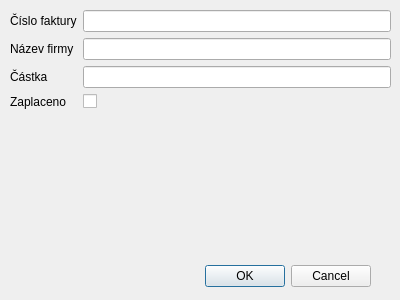
<?xml version="1.0" encoding="UTF-8"?>
<ui version="4.0">
 <class>PridatFakturu</class>
 <widget class="QDialog" name="PridatFakturu">
  <property name="geometry">
   <rect>
    <x>0</x>
    <y>0</y>
    <width>400</width>
    <height>300</height>
   </rect>
  </property>
  <property name="windowTitle">
   <string>Dialog</string>
  </property>
  <widget class="QDialogButtonBox" name="buttonBox">
   <property name="geometry">
    <rect>
     <x>30</x>
     <y>260</y>
     <width>341</width>
     <height>32</height>
    </rect>
   </property>
   <property name="orientation">
    <enum>Qt::Horizontal</enum>
   </property>
   <property name="standardButtons">
    <set>QDialogButtonBox::Cancel|QDialogButtonBox::Ok</set>
   </property>
  </widget>
  <widget class="QWidget" name="formLayoutWidget">
   <property name="geometry">
    <rect>
     <x>10</x>
     <y>10</y>
     <width>381</width>
     <height>241</height>
    </rect>
   </property>
   <layout class="QFormLayout" name="formLayout">
    <item row="0" column="0">
     <widget class="QLabel" name="label">
      <property name="text">
       <string>Číslo faktury</string>
      </property>
     </widget>
    </item>
    <item row="0" column="1">
     <widget class="QLineEdit" name="lineEdit"/>
    </item>
    <item row="1" column="0">
     <widget class="QLabel" name="label_2">
      <property name="text">
       <string>Název firmy</string>
      </property>
     </widget>
    </item>
    <item row="1" column="1">
     <widget class="QLineEdit" name="lineEdit_2"/>
    </item>
    <item row="2" column="1">
     <widget class="QLineEdit" name="lineEdit_3"/>
    </item>
    <item row="3" column="1">
     <widget class="QCheckBox" name="checkBox">
      <property name="text">
       <string/>
      </property>
     </widget>
    </item>
    <item row="2" column="0">
     <widget class="QLabel" name="label_3">
      <property name="text">
       <string>Částka</string>
      </property>
     </widget>
    </item>
    <item row="3" column="0">
     <widget class="QLabel" name="label_4">
      <property name="text">
       <string>Zaplaceno</string>
      </property>
     </widget>
    </item>
   </layout>
  </widget>
 </widget>
 <resources/>
 <connections>
  <connection>
   <sender>buttonBox</sender>
   <signal>accepted()</signal>
   <receiver>PridatFakturu</receiver>
   <slot>accept()</slot>
   <hints>
    <hint type="sourcelabel">
     <x>248</x>
     <y>254</y>
    </hint>
    <hint type="destinationlabel">
     <x>157</x>
     <y>274</y>
    </hint>
   </hints>
  </connection>
  <connection>
   <sender>buttonBox</sender>
   <signal>rejected()</signal>
   <receiver>PridatFakturu</receiver>
   <slot>reject()</slot>
   <hints>
    <hint type="sourcelabel">
     <x>316</x>
     <y>260</y>
    </hint>
    <hint type="destinationlabel">
     <x>286</x>
     <y>274</y>
    </hint>
   </hints>
  </connection>
 </connections>
</ui>
